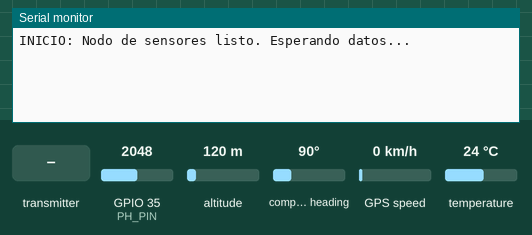
This program was run on a simulated ESP32. On the bench: the last lines printed to the serial monitor. The test bench sets the inputs (shaded band); at power-on: temperature 24 °C, GPIO 35 (PH_PIN) = 2048, altitude 120 m, compass heading 90°, GPS speed 0 km/h. The GPS gets a fix after 3 s at 37.7749, -122.4194 with 8 satellites.

Above: at 1.3 s.
1.4 s: the transmitter starts sending id_robot = 0
At 3.0 s:
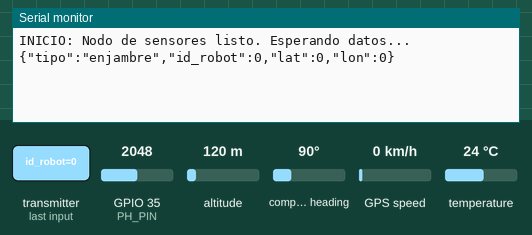
5.8 s: the transmitter starts sending lat = 25
At 7.3 s:
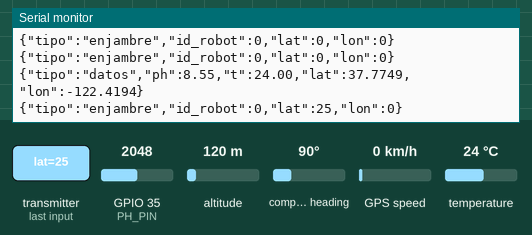
7.9 s: temperature set to 12 °C
At 9.2 s:
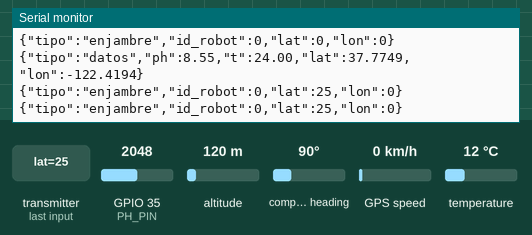
9.4 s: GPIO 35 (PH_PIN) set to 2866
At 10.8 s:
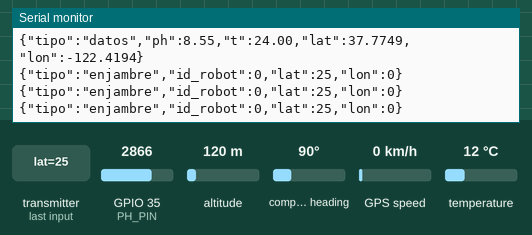
10.9 s: the transmitter starts sending lon = 25
12.4 s: the transmitter starts sending id_robot = 1
At 13.8 s:
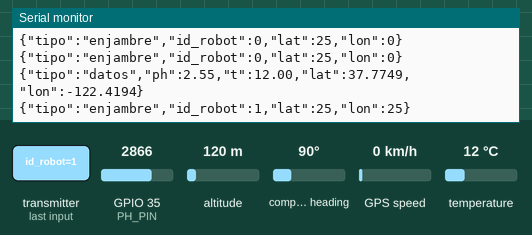

Measured:
- after the input at 1.4 s, the serial monitor: prints a new line after 0.91 s (image 1)
- after the input at 5.8 s, the serial monitor: prints a new line after 0.68 s (image 2)
- after the input at 12.4 s, the serial monitor: prints a new line after 0.32 s (image 5)

The program:

main.cpp
```cpp
#include <Arduino.h>
#include <ArduinoJson.h>
#include "gps.h"
#include "ph.h"
#include "temp.h"
#include "espnow.h"

// --- Variables para el envío a la Raspberry Pi ---
unsigned long tiempoAnteriorEnvio = 0;
const long intervaloEnvio = 5000; // Enviar el JSON cada 5 segundos

void setup() {
    Serial.begin(115200);

    // Damos tiempo a que el serial se estabilice
    delay(100);

    // Inicializamos cada sensor
    setup_temp();
    setup_ph();
    setup_gps();
    setup_espnow();

    Serial.println("INICIO: Nodo de sensores listo. Esperando datos...");
}

void enviar_json_datos() {
  unsigned long tiempoActual = millis();

  if (tiempoActual - tiempoAnteriorEnvio >= intervaloEnvio) {
    tiempoAnteriorEnvio = tiempoActual;

    // Creamos el documento JSON. La versión 7 gestiona la memoria automáticamente.
    JsonDocument doc;

    // Asignamos las variables globales, las guardamos con los decimales que necesitemos
    doc["tipo"] = "datos";
    doc["ph"] = serialized(String(ph, 2)); // Guardamos el pH con 2 decimales
    //doc["volt"] = serialized(String(volt, 4)); // Guardamos el voltaje con 4 decimales
    doc["t"] = serialized(String(temp, 2));
    doc["lat"] = latitud;
    doc["lon"] = longitud;


    // Empaquetamos y enviamos por el puerto Serial
    serializeJson(doc, Serial);

    // Imprimimos un salto de linea para que Python sepa dónde termina el mensaje
    Serial.println();
  }
}

void enviar_json_esp() {
  // Solo se ejecuta si el callback de ESP-NOW levantó la bandera
  if (nuevo_dato_enjambre) {
    JsonDocument doc;

    doc["tipo"] = "enjambre"; // Etiqueta para Python
    doc["id_robot"] = id_robot_recibido;
    doc["lat"] = lat_recibida;
    doc["lon"] = lon_recibida;

    serializeJson(doc, Serial);
    Serial.println();

    // ¡Muy importante! Bajamos la bandera para no repetir el mensaje
    nuevo_dato_enjambre = false;
  }
}


void loop() {
    // Leemos los datos en cada ciclo
    leer_temp();
    leer_ph();
    leer_gps();

    // Activamos ESP-NOW
    loop_espnow();
    // Revisamos si ya toca empaquetar y enviar el JSON
    enviar_json_datos();
    enviar_json_esp();
}
```

espnow.h
```cpp
#ifndef ESPNOW_H
#define ESPNOW_H

// Variables globales para almacenar los datos recibidos de OTRO robot
extern int id_robot_recibido;
extern float lat_recibida;
extern float lon_recibida;

// Bandera que avisa al main.cpp que llegó un nuevo mensaje
extern volatile bool nuevo_dato_enjambre;

void setup_espnow();
void loop_espnow();

#endif
```

gps.h
```cpp
#ifndef GPS_H
#define GPS_H

#include <Arduino.h>
extern float latitud;
extern float longitud;

// Declaramos las funciones que queremos que sean accesibles desde el main
void setup_gps();
void leer_gps();

#endif
```

ph.h
```cpp
#ifndef PH_H
#define PH_H

#include <Arduino.h>
extern float ph;
extern float volt;

// Declaramos las funciones que queremos que sean accesibles desde el main
void setup_ph();
void leer_ph();

#endif
```

temp.h
```cpp
#ifndef TEMP_H
#define TEMP_H

#include <Arduino.h>
extern float temp;

// Declaramos las funciones que queremos que sean accesibles desde el main
void setup_temp();
void leer_temp();

#endif
```

espnow.cpp
```cpp
#include <Arduino.h>
#include <esp_now.h>
#include <WiFi.h>
#include "espnow.h"
#include "gps.h" // Importamos para leer la propia latitud y longitud

uint8_t broadcastAddress[] = {0xFF, 0xFF, 0xFF, 0xFF, 0xFF, 0xFF};

// Estructura del Payload
typedef struct struct_message {
  int id_robot;
  float lat;
  float lon;
} struct_message;

struct_message myData;

// --- Definición real de las variables globales (las que declaramos en el .h) ---
int id_robot_recibido = 0;
float lat_recibida = 0.0;
float lon_recibida = 0.0;
volatile bool nuevo_dato_enjambre = false;

// Variables para el control de envío propio
unsigned long tiempoAnteriorEspNow = 0;
const unsigned long intervaloEspNow = 4000; // Transmitir cada 4 segundos

void OnDataSent(const uint8_t *mac_addr, esp_now_send_status_t status) {
  // Ocultamos los prints de envío para no ensuciar el JSON de la Raspberry
}

// Callback que se dispara automáticamente cuando OTRO robot habla
void OnDataRecv(const uint8_t * mac, const uint8_t *incomingData, int len) {
  struct_message datosRecibidos;
  memcpy(&datosRecibidos, incomingData, sizeof(datosRecibidos));

  // 1. Sobreescribimos las variables globales con lo que acaba de llegar
  id_robot_recibido = datosRecibidos.id_robot;
  lat_recibida = datosRecibidos.lat;
  lon_recibida = datosRecibidos.lon;

  // 2. ¡Levantamos la bandera! El main.cpp atrapará esto
  nuevo_dato_enjambre = true;
}

void setup_espnow() {
  WiFi.mode(WIFI_STA);
  if (esp_now_init() != ESP_OK) return;

  esp_now_register_send_cb(OnDataSent);
  esp_now_register_recv_cb(OnDataRecv);

  esp_now_peer_info_t peerInfo;
  memset(&peerInfo, 0, sizeof(peerInfo));
  memcpy(peerInfo.peer_addr, broadcastAddress, 6);
  peerInfo.channel = 0;
  peerInfo.encrypt = false;
  peerInfo.ifidx = WIFI_IF_STA;

  esp_now_add_peer(&peerInfo);

  // Generamos el ID propio de este robot
  //randomSeed(analogRead(0));
  //myData.id_robot = random(1, 1000);
  myData.id_robot = 2;
}

void loop_espnow() {
  unsigned long tiempoActual = millis();

  // Transmisión asíncrona de los PROPIOS datos al enjambre cada 4s
  if (tiempoActual - tiempoAnteriorEspNow >= intervaloEspNow) {
    tiempoAnteriorEspNow = tiempoActual;

    myData.lat = latitud;   // Variables del propio gps.h
    myData.lon = longitud;

    esp_now_send(broadcastAddress, (uint8_t *) &myData, sizeof(myData));
  }
}
```

gps.cpp
```cpp
#include "gps.h"
#include <Arduino.h>
#include <TinyGPSPlus.h>

// Crear objeto TinyGPS++
TinyGPSPlus gps;

// Variables globales donde guardaremos los datos limpios
float latitud = 0.0;
float longitud = 0.0;

// Definir pines para comunicación serial con GPS
#define RX_PIN 16
#define TX_PIN 17

// Crear serial para el GPS (Serial2)
HardwareSerial gpsSerial(2);

// Cronómetro para la alerta de error (para que no te inunde la pantalla)
unsigned long tiempoAnteriorErrorGPS = 0;

void setup_gps() {
  // Iniciar comunicación serial con GPS NEO-6M
  gpsSerial.begin(9600, SERIAL_8N1, RX_PIN, TX_PIN);

  /*Serial.println("========================================");
  Serial.println("GPS u-blox NEO-6M Test");
  Serial.println("========================================");
  Serial.println("Esperando señal GPS...");
  Serial.println();*/
}

void leer_gps() {
  // Leer datos del GPS
  while (gpsSerial.available() > 0) {
    char c = gpsSerial.read();
    //Serial.print(c); // Imprime datos crudos para ver si llegan
    gps.encode(c);
  }

  // Si hay nueva información de ubicación, mostrarla
  if (gps.location.isUpdated()) {
    latitud = gps.location.lat();
    longitud = gps.location.lng();
    //Solo descomentar si se quiere ver los datos en el serial
    /*
    Serial.println("----------------------------------------");
    Serial.print("Latitud   : ");
    Serial.println(gps.location.lat(), 6);

    Serial.print("Longitud  : ");
    Serial.println(gps.location.lng(), 6);

    Serial.print("Altitud   : ");
    if (gps.altitude.isValid()) {
      Serial.print(gps.altitude.meters());
      Serial.println(" metros");
    } else {
      Serial.println("No disponible");
    }

    Serial.print("Satélites : ");
    if (gps.satellites.isValid()) {
      Serial.println(gps.satellites.value());
    } else {
      Serial.println("No disponible");
    }

    Serial.print("Velocidad : ");
    if (gps.speed.isValid()) {
      Serial.print(gps.speed.kmph());
      Serial.println(" km/h");
    } else {
      Serial.println("No disponible");
    }

    Serial.print("Fecha     : ");
    if (gps.date.isValid()) {
      Serial.print(gps.date.day());
      Serial.print("/");
      Serial.print(gps.date.month());
      Serial.print("/");
      Serial.println(gps.date.year());
    } else {
      Serial.println("No disponible");
    }

    Serial.print("Hora UTC  : ");
    if (gps.time.isValid()) {
      if (gps.time.hour() < 10) Serial.print("0");
      Serial.print(gps.time.hour());
      Serial.print(":");
      if (gps.time.minute() < 10) Serial.print("0");
      Serial.print(gps.time.minute());
      Serial.print(":");
      if (gps.time.second() < 10) Serial.print("0");
      Serial.println(gps.time.second());
    } else {
      Serial.println("No disponible");
    }

    Serial.println("----------------------------------------");
    Serial.println();
    */
  }

  // Verificar si han pasado 5 segundos sin datos válidos
  if (millis() > 5000 && gps.charsProcessed() < 10) {
    unsigned long tiempoActual = millis();
    // Avisar del error solo cada 3 segundos para dejar trabajar al resto del robot
    if (tiempoActual - tiempoAnteriorErrorGPS >= 3000) {
      tiempoAnteriorErrorGPS = tiempoActual;
      /*Serial.println("- GPS RX -> ESP32 TX (Pin 17)");
      Serial.println("- GPS TX -> ESP32 RX (Pin 16)");
      Serial.println("- GPS VCC -> 3.3V o 5V");
      Serial.println("- GPS GND -> GND");*/
    }
  }
}
```

ph.cpp
```cpp
#include "ph.h"
#include <Arduino.h>
#include <Wire.h>


int phval = 0;
unsigned long int avgval;
int buffer_arr[10],temperature;

#define PH_PIN 35

// ---- Calibración ----
const float VOLTAGE_AT_PH7 = 1.82;   // Medir con buffer pH 7 y actualizar
const float SENSITIVITY    = 0.11; // V/pH, ajustar con buffer pH 4 o pH 10


float ph;
float volt;

// ---- Variables para millis() ----
unsigned long previousMillis = 0;  // Almacena la última vez que se leyó el sensor
const long interval = 1000;        // Intervalo de lectura en milisegundos (1 segundo)

void setup_ph() {
    Serial.begin(115200);
    Wire.begin();
}
void leer_ph() {
    unsigned long currentMillis = millis();

  // Comprueba si ya ha pasado 1 segundo (1000 ms) desde la última lectura
  if (currentMillis - previousMillis >= interval) {
    // Guarda el tiempo de esta nueva lectura
    previousMillis = currentMillis;

    for(int i=0;i<10;i++){
        buffer_arr[i]=analogRead(PH_PIN);
        delay(30);
    }
    for(int i=0;i<9;i++){
        for(int j=i+1;j<10;j++){
            if(buffer_arr[i]>buffer_arr[j]){
                temperature=buffer_arr[i];
                buffer_arr[i]=buffer_arr[j];
                buffer_arr[j]=temperature;
            }
        }
    }
    avgval=0;
    for(int i=2;i<8;i++){
        avgval+=buffer_arr[i];
        }

    volt = (float)avgval * 3.3 / 4096.0 / 6.0;

        // Fórmula con base física clara
        ph = 7.0 + (VOLTAGE_AT_PH7 - volt) / SENSITIVITY;

        //Serial.print("Voltage: "); Serial.println(volt, 4);
        //Serial.println(volt);
        //Serial.print("pH Val: "); Serial.println(ph, 2);
    delay(1000);
    }
}
```

temp.cpp
```cpp
#include "temp.h"
#include <Arduino.h>
#include <OneWire.h>
#include <DallasTemperature.h>

// Variables globales reales donde guardaremos los datos limpios
float temp = 0.0;

// Pin donde conectaste el cable de datos (D25)
const int oneWireBus = 25;

// Instancia oneWire para comunicarse con dispositivos 1-Wire
OneWire oneWire(oneWireBus);

// Referencia de oneWire a la librería Dallas Temperature
DallasTemperature sensors(&oneWire);

// --- Variables para el cronómetro ---
unsigned long tiempoAnteriorTemp = 0;
const long intervaloTemp = 2000; // 2000 milisegundos = 2 segundos

void setup_temp() {
  // Iniciamos el monitor serie
  //Serial.println("Iniciando sensor DS18B20...");
  // Iniciamos la librería del sensor
  sensors.begin();
}

void leer_temp() {
  //millis() devuelve el tiempo transcurrido desde que el programa comenzó a ejecutarse, en milisegundos.
  //Lo usamos para controlar cada cuánto tiempo leemos el sensor.
  unsigned long tiempoActual = millis();
  // Verificamos si ya pasó 1 segundo desde la última lectura
  if (tiempoActual - tiempoAnteriorTemp >= intervaloTemp) {
    tiempoAnteriorTemp = tiempoActual; // Reiniciamos el cronómetro

    sensors.requestTemperatures();
    float tempC = sensors.getTempCByIndex(0);

    if(tempC != DEVICE_DISCONNECTED_C) {
      //Solo descomentar si se quiere ver los datos en el serial
      /*
      Serial.print("Temperatura detectada:");
      Serial.print(tempC);
      Serial.println(" ºC");
      */
      temp = tempC;
    } else {
      //Serial.println("Error: No se pudo leer el sensor DS18B20 (Revisa conexiones).");
    }
  }
}
```
